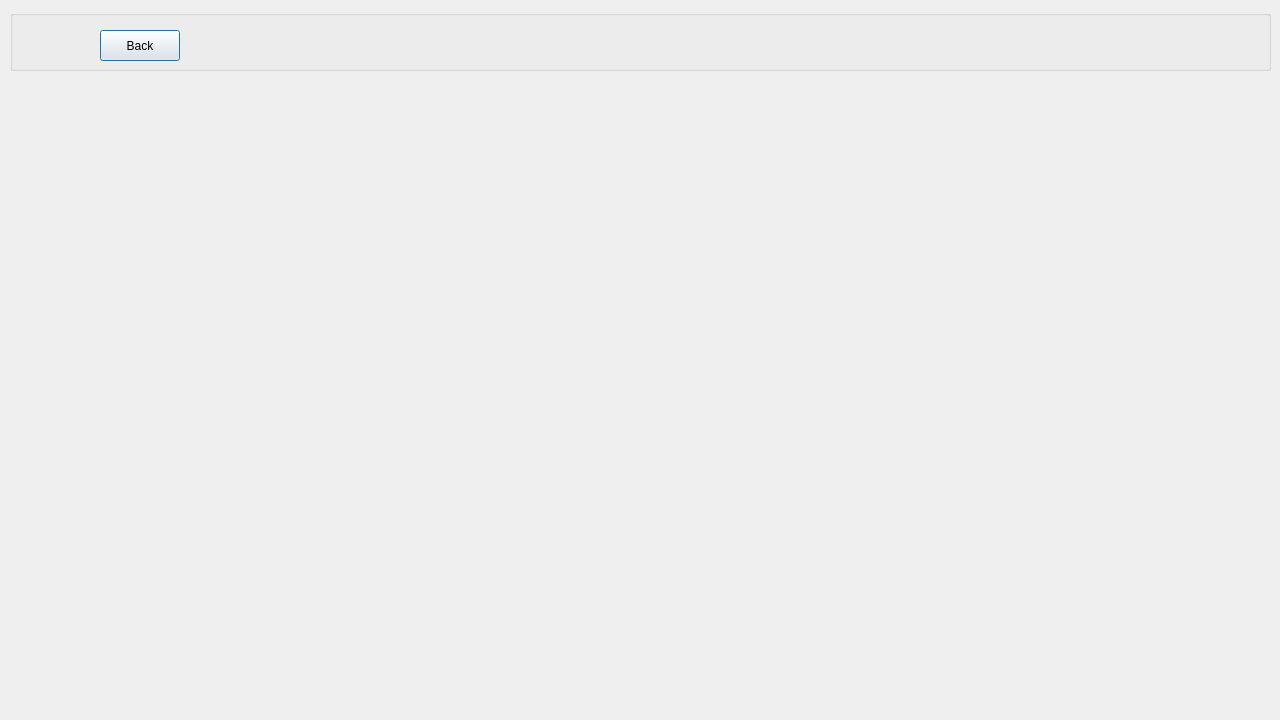
<?xml version="1.0" encoding="UTF-8"?>
<ui version="4.0">
 <class>appliedjob</class>
 <widget class="QDialog" name="appliedjob">
  <property name="geometry">
   <rect>
    <x>0</x>
    <y>0</y>
    <width>1280</width>
    <height>720</height>
   </rect>
  </property>
  <property name="windowTitle">
   <string>Dialog</string>
  </property>
  <widget class="QGroupBox" name="groupBox">
   <property name="geometry">
    <rect>
     <x>10</x>
     <y>10</y>
     <width>1261</width>
     <height>61</height>
    </rect>
   </property>
   <property name="title">
    <string/>
   </property>
   <widget class="QPushButton" name="pushButton_backapjob">
    <property name="geometry">
     <rect>
      <x>90</x>
      <y>20</y>
      <width>80</width>
      <height>31</height>
     </rect>
    </property>
    <property name="text">
     <string>Back</string>
    </property>
   </widget>
  </widget>
 </widget>
 <resources/>
 <connections/>
</ui>
